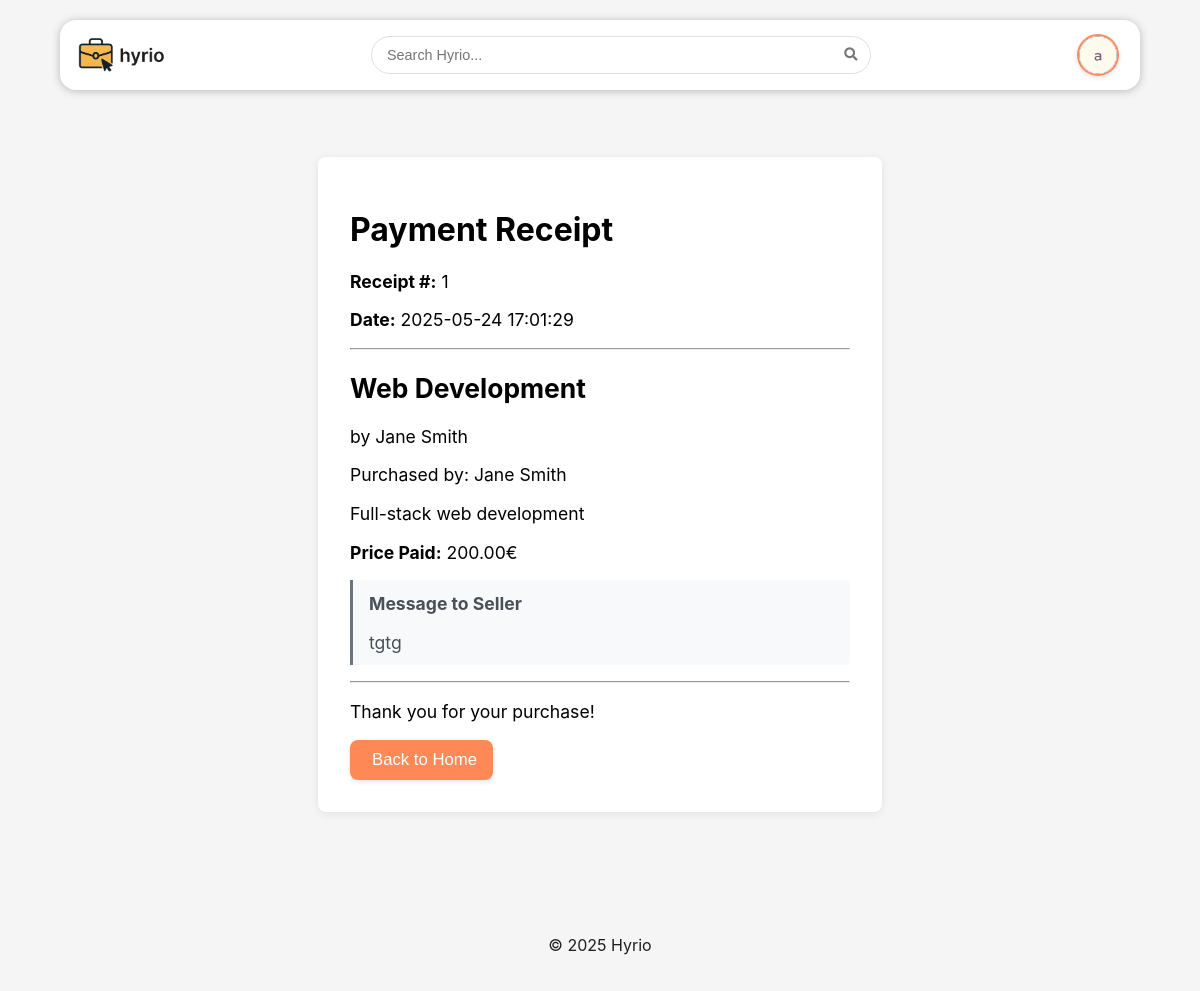
The app's page /pages/receipt.php?purchase_id=1 (signed in), older data.
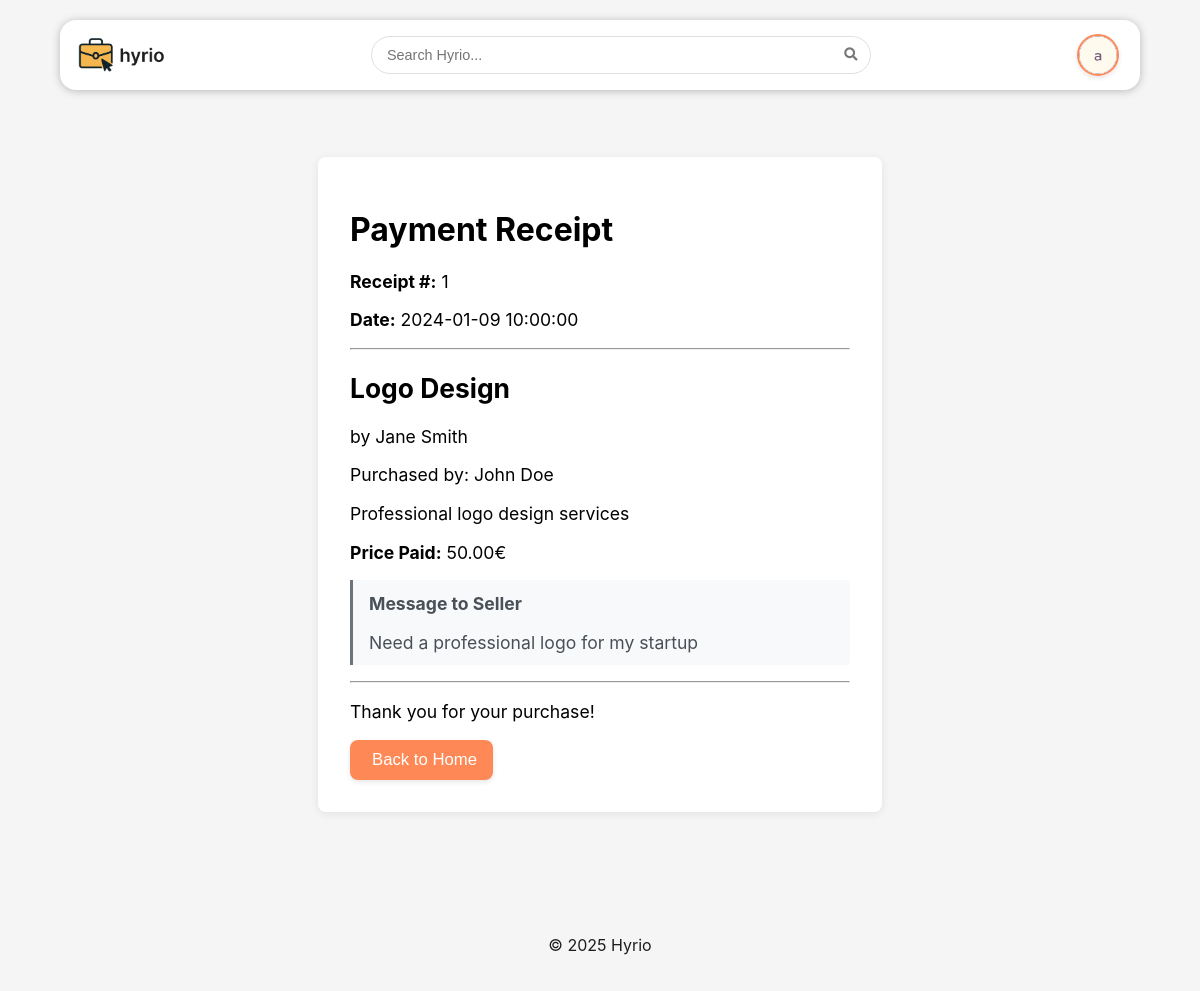
The same page, newer data.
### tables this page shows
CREATE TABLE purchases (
  id INTEGER PRIMARY KEY,
  user_id INTEGER NOT NULL REFERENCES users(id) ON DELETE CASCADE,
  service_id INTEGER NOT NULL REFERENCES services(id) ON DELETE CASCADE,
  message TEXT,
  status VARCHAR(50) NOT NULL DEFAULT 'pending',  -- pending, completed, cancelled
  purchased_at TIMESTAMP DEFAULT CURRENT_TIMESTAMP
);

CREATE TABLE services (id INTEGER PRIMARY KEY,
  name VARCHAR(255) NOT NULL,
  description TEXT NOT NULL,
  price DECIMAL(10, 2) NOT NULL CHECK (price >=0),
  seller INTEGER NOT NULL REFERENCES users(id),
  category INTEGER NOT NULL REFERENCES categories(id),
  image TEXT NOT NULL,
  rating DECIMAL(2, 1) CHECK (rating >=0 AND rating <=5));

CREATE TABLE users (id INTEGER PRIMARY KEY,
  name VARCHAR(255) NOT NULL,
  username VARCHAR(255) NOT NULL UNIQUE,
  password TEXT NOT NULL,  -- Use bcrypt for hashing
  email VARCHAR(255) NOT NULL UNIQUE,
  is_seller BOOLEAN NOT NULL DEFAULT 0,
  is_admin BOOLEAN NOT NULL DEFAULT 0,
  profile_pic TEXT NOT NULL,
  bio TEXT);

### includes/auth.php (called while the page is built, shortened)
<?php
class Auth
{
    private static ?Auth $instance = null;
    public static function getInstance(): Auth
    {
        if (self::$instance === null) {
            self::$instance = new Auth();
        }
        return self::$instance;
    }
    public function getUser()
    {
        return $_SESSION['user'] ?? null;
    }
}

### database/classes/purchase.php (called while the page is built, shortened)
<?php
class Purchase
{
  public static function getById(int $id): ?array
  {
    $db = getDatabaseConnection();
    $stmt = $db->prepare('SELECT * FROM purchases WHERE id = ?');
    $stmt->execute([$id]);
    $purchase = $stmt->fetch();
    return $purchase ? $purchase : null;
  }
}

### database/classes/service.php (called while the page is built, shortened)
<?php
class Service
{
    private string $name;
    private string $description;
    private float $price;
    public function __construct(int $id, string $name, string $description, float $price, int $seller, int $category, string $image, ?float $rating)
    {
        $this->name = $name;
        $this->description = $description;
        $this->price = $price;
    }
    public static function getServiceById(int $id): ?Service
    {
        try {
            $db = Database::getInstance();
            $stmt = $db->prepare('SELECT * FROM services WHERE id = ?');
            $stmt->execute([$id]);
            $service = $stmt->fetch();
            if ($service) {
                return new Service(
                    (int)$service['id'],
                    $service['name'],
                    $service['description'],
                    (float)$service['price'],
                    (int)$service['seller'],
                    (int)$service['category'],
                    $service['image'],
                    isset($service['rating']) ? (float)$service['rating'] : null
                );
            }
            return null;
        } catch (PDOException $e) {
            return null;
        }
    }
    public function getName(): string
    {
        return $this->name;
    }
    public function getDescription(): string
    {
        return $this->description;
    }
    public function getPrice(): float
    {
        return $this->price;
    }
}

### database/classes/user.php (called while the page is built, shortened)
<?php
class User
{
    private string $name;
    public function __construct(int $id, string $name, string $username, string $email, bool $isSeller, bool $isAdmin, string $profilePic, string $bio)
    {
        $this->name = $name;
    }
    public static function getUserById(int $id): ?User
    {
        try {
            $db = Database::getInstance();
            $stmt = $db->prepare('SELECT * FROM users WHERE id = ?');
            $stmt->execute([$id]);
            $user = $stmt->fetch();
            if ($user) {
                return new User($user['id'], $user['name'], $user['username'], $user['email'], (bool)$user['is_seller'], (bool)$user['is_admin'], $user['profile_pic'], $user['bio']);
            }
            return null;
        } catch (PDOException $e) {
            return null;
        }
    }
    public function getName(): string
    {
        return $this->name;
    }
}

### pages/receipt.php (the view, shortened to what this page needs)
<?php
require_once(__DIR__ . '/../includes/common.php');
require_once(__DIR__ . '/../database/classes/service.php');
require_once(__DIR__ . '/../database/classes/user.php');
require_once(__DIR__ . '/../database/classes/purchase.php');
require_once(__DIR__ . '/../includes/auth.php');
head();
echo '<link rel="stylesheet" href="/css/service.css">';
$purchase = null;
if (isset($_GET['purchase_id'])) {
  $purchase = Purchase::getById((int) $_GET['purchase_id']);
  if ($purchase) {
    $service = Service::getServiceById((int) $purchase['service_id']);
    $seller = $service ? User::getUserById($service->getSeller()) : null;
    $buyer = User::getUserById((int) $purchase['user_id']);
  }
}
drawHeader();
?>
<main>
  <?php if ($purchase && $service && $seller && $buyer): ?>
    <div class="receipt-container">
      <h1>Payment Receipt</h1>
      <div class="receipt-details">
        <p><strong>Receipt #:</strong> <?= (int) $purchase['id'] ?></p>
        <p><strong>Date:</strong> <?= htmlspecialchars($purchase['purchased_at']) ?></p>
        <hr>
        <h2><?= htmlspecialchars($service->getName()) ?></h2>
        <p>by <?= htmlspecialchars($seller->getName()) ?></p>
        <p>Purchased by: <?= htmlspecialchars($buyer->getName()) ?></p>
        <p><?= nl2br(htmlspecialchars($service->getDescription())) ?></p>
        <p><strong>Price Paid:</strong> <?= htmlspecialchars(number_format($service->getPrice(), 2)) ?>€</p>
        <?php if (!empty($purchase['message'])): ?>
          <div class="message-box">
            <h3>Message to Seller</h3>
            <p><?= nl2br(htmlspecialchars($purchase['message'])) ?></p>
          </div>
        <?php endif; ?>
        <hr>
        <p>Thank you for your purchase!</p>
        <?php
        require_once(__DIR__ . '/../components/button/button.php');
        Button::start([
          'type' => 'button',
          'variant' => 'primary',
          'style' => 'margin-top:1rem;',
          'id' => 'back-home-btn'
        ]);
        ?>
        <span>Back to Home</span>
        <?php Button::end(); ?>
      </div>
    </div>
  <?php endif; ?>
</main>
<?php drawFooter(); ?>

### includes/common.php (shortened to what this page needs)
<?php
require_once(__DIR__ . '/../database/classes/service.php');
?>
<?php function head(): void
{ ?>
    <!DOCTYPE html>
    <html>
    <head>
        <link rel="stylesheet" href="/css/style.css">
        <link rel="stylesheet" href="/css/forms.css">
        <link rel="stylesheet" type="text/css"
            href="https://cdn.jsdelivr.net/npm/@phosphor-icons/web@2.1.1/src/regular/style.css" />
        <link rel="stylesheet" type="text/css"
            href="https://cdn.jsdelivr.net/npm/@phosphor-icons/web@2.1.1/src/bold/style.css" />
        <link rel="stylesheet" type="text/css"
            href="https://cdn.jsdelivr.net/npm/@phosphor-icons/web@2.1.1/src/fill/style.css" />
        <link rel="stylesheet" href="https://cdnjs.cloudflare.com/ajax/libs/font-awesome/5.15.4/css/all.min.css" />
    </head>
    <body>
    <?php } ?>
    <?php function drawHeader()
    {
        require_once(__DIR__ . '/../components/navbar/navbar.php');
        Navbar::render($selectedCategoryId);
    } ?>
    <?php function drawFooter()
    { ?>
        <footer>
            <p>&copy; 2025 Hyrio</p>
        </footer>
    </body>
    </html>
<?php } ?>

### components/navbar/navbar.php (shortened to what this page needs)
<?php
class Navbar
{
  private static $cssIncluded = false;
  public static function includeCSS()
  {
    if (!self::$cssIncluded) {
      echo '<link rel="stylesheet" href="/components/navbar/css/navbar.css">';
      echo '<link rel="stylesheet" href="/components/navbar/css/dynamic-search.css">';
      self::$cssIncluded = true;
    }
  }
  public static function render(?int $selectedCategoryId = null)
  {
    self::includeCSS();
    require_once(__DIR__ . '/../button/button.php');
    require_once(__DIR__ . '/../../includes/auth.php');
?>
    <header id="menu-header">
      <div class="nav-left">
        <a href="/">
          <img src="/assets/logo.png" alt="Logo">
        </a>
      </div>
      <div class="nav-center">
        <form action="/pages/search.php" method="GET" class="search-form">
          <div class="search-container">
            <input type="text" name="q" placeholder="Search Hyrio..." class="search-input" required>
            <button type="submit" class="search-button">
              <i class="fas fa-search"></i>
            </button>
          </div>
        </form>
      </div>
      <div class="nav-right">
        <?php
        $user = Auth::getInstance()->getUser();
        if ($user) {
          $profilePic = $user['profile_pic'];
          $profileDropdownId = 'profile_' . uniqid();
          echo '<div class="profile-dropdown">';
          echo '<label for="' . $profileDropdownId . '" class="profile-dropdown-btn">';
          echo '<div class="user-profile">';
          echo '<img src="' . htmlspecialchars($profilePic) . '" alt="Profile Picture" class="profile-pic" title="' . htmlspecialchars($user['name']) . '">';
          echo '</div>';
          echo '</label>';
          echo '</div>';
        } else {
          Button::start(['variant' => 'primary', 'onClick' => "window.location.href='/pages/login.php'"]);
          echo '<span>Login</span>';
          Button::end();
        }
        ?>
      </div>
    </header>
<?php
  }
}
?>

### components/button/button.php (shortened to what this page needs)
<?php
class Button
{
  private static $cssIncluded = false;
  private static $variants = [
    'primary',
    'secondary',
    'accent',
    'outline',
    'text'
  ];
  public static function includeCSS()
  {
    if (!self::$cssIncluded) {
      echo '<link rel="stylesheet" href="/components/button/css/button.css">';
      self::$cssIncluded = true;
    }
  }
  public static function start($attributes = [])
  {
    self::includeCSS();
    $variant = self::extractVariant($attributes);
    $attributesStr = self::buildAttributesString($attributes);
    echo '<button class="btn btn-' . $variant . '"' . $attributesStr . '>';
  }
  public static function end()
  {
    $content = ob_get_clean();
    echo $content;
    echo '</button>';
  }
  private static function extractVariant(&$attributes)
  {
    $variant = 'primary';
    if (isset($attributes['variant'])) {
      if (in_array($attributes['variant'], self::$variants)) {
        $variant = $attributes['variant'];
      }
    }
    return $variant;
  }
  private static function buildAttributesString($attributes)
  {
    $attributesStr = '';
    foreach ($attributes as $key => $value) {
      $attributesStr .= ' ' . htmlspecialchars($key) . '="' . htmlspecialchars($value) . '"';
    }
    return $attributesStr;
  }
}
?>

### css/style.css (style rules this page uses)
:root { --text: #1e1e1e; --background: whitesmoke; --primary: #fe8856; --secondary: #bd5656; --accent: #944c4c; --shadow: rgba(0, 0, 0, 0.25); background: var(--background); font-family: 'Inter', sans-serif; }
html, body { height: 100%; margin: 0; padding: 0; }
body { display: flex; flex-direction: column; min-height: 100vh; }
main { width: 85%; margin: 0 auto; padding: 15px; box-sizing: border-box; overflow-x: hidden; flex: 1 0 auto; }
footer { text-align: center; padding: 20px 0; margin-top: 40px; color: var(--text); flex-shrink: 0; position: relative; z-index: 2; background-color: var(--background); }

### components/navbar/css/navbar.css (style rules this page uses)
#menu-header { width: 90%; background-color: white; color: var(--text); padding: 16px 16px; margin: 20px auto; border-radius: 16px; display: flex; justify-content: space-between; align-items: center; box-shadow: 0 1px 8px 0 var(--shadow); transition: all 0.3s ease-in-out; overflow: visible; height: 70px; box-sizing: border-box; }
#menu-header .nav-left a { display: flex; height: 100%; align-items: center; }
#menu-header img { height: 100%; width: auto; }
.nav-left, .nav-right { display: flex; align-items: center; height: 100%; }
.nav-left { gap: 20px; flex-shrink: 0; }
.nav-right { gap: 15px; }
.user-profile { height: 100%; max-height: 40px; display: flex; align-items: center; margin-right: 5px; }
.profile-pic { width: 32px; height: 32px; border-radius: 50%; object-fit: cover; border: 2px solid var(--primary); box-shadow: 0 2px 5px rgba(0, 0, 0, 0.1); transition: transform 0.2s ease; }
.profile-dropdown { position: relative; display: inline-flex; align-items: center; height: 100%; }
.profile-dropdown-btn { display: flex; align-items: center; height: 100%; cursor: pointer; user-select: none; }
.nav-center { flex: 1; display: flex; justify-content: center; margin: 0 20px; }
.search-form { width: 100%; max-width: 500px; margin: 0; }
.search-container { display: flex; position: relative; width: 100%; }
.search-input { width: 100%; padding: 10px 40px 10px 15px; border: 1px solid #e0e0e0; border-radius: 20px; font-size: 0.9rem; transition: all 0.2s ease; }
.search-button { position: absolute; right: 5px; top: 50%; transform: translateY(-50%); background: transparent; border: none; cursor: pointer; color: #777; display: flex; align-items: center; justify-content: center; width: 30px; height: 30px; }

### components/navbar/css/dynamic-search.css (style rules this page uses)
.search-container { position: relative; }

### components/button/css/button.css (style rules this page uses)
.btn { display: flex; align-items: center; gap: 6px; font-weight: 500; cursor: pointer; transition: all 0.3s ease-in-out; padding: 10px 16px; border-radius: 8px; border: none; font-size: 0.95em; box-shadow: 0 2px 5px rgba(0, 0, 0, 0.1); }
.btn-primary { background-color: var(--primary); color: white; }

### pages/receipt.php (style rules this page uses)
.receipt-container { max-width: 500px; margin: 2rem auto; background: #fff; border-radius: 8px; box-shadow: 0 2px 8px rgba(0, 0, 0, 0.08); padding: 2rem; }
.receipt-details { font-size: 1.1rem; }
.message-box { background-color: #f8f9fa; border-left: 3px solid #6c757d; padding: 0.8rem 1rem; margin: 1rem 0; border-radius: 0 4px 4px 0; }
.message-box h3 { margin-top: 0; font-size: 1.1rem; color: #495057; }
.message-box p { margin-bottom: 0; color: #495057; }

Row changes from the older to the newer data that the page shows:
no longer on this page (row unchanged): services: name "Web Development", description "Full-stack web development", price "200.00"
changed purchases id 1: purchased_at "2025-05-24 17:01:29" → "2024-01-09 10:00:00"; message "tgtg" → "Need a professional logo for my startup"
now on this page (row unchanged): services: name "Logo Design", description "Professional logo design services", price "50.00"
now on this page (row unchanged): users: name "John Doe"
Text that changed along with them:
$buyer->getName(): "Jane Smith" → "John Doe"
